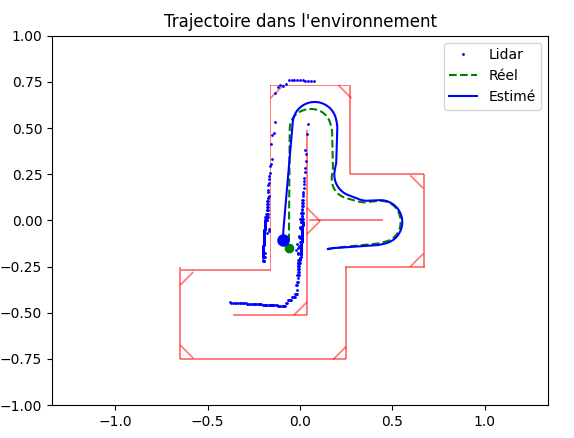

This chart was generated by the following Python code:
import math
from controller import Supervisor
import matplotlib.pyplot as plt
from matplotlib.patches import Polygon
import numpy as np

def multmatr(X, Y, T):
    res = []
    res.append(X[0]*Y[0] + X[3]*Y[1] + X[6]*Y[2] + T[0])
    res.append(X[1]*Y[0] + X[4]*Y[1] + X[7]*Y[2] + T[1])
    res.append(X[2]*Y[0] + X[5]*Y[1] + X[8]*Y[2] + T[2])
    return res



def get_rotated_rect_corners(center_pos, size, angle_rad):
    cx, cy = center_pos
    w, h = size[0] / 2.0, size[1] / 2.0 # Demi-largeur et demi-hauteur

    #calcul des coins des murs par rapport aux coordonnées et tailles
    corners_local = np.array([[-w, -h], [w, -h], [w, h], [-w, h]])

    #position
    c, s = np.cos(angle_rad), np.sin(angle_rad)
    rot_matrix = np.array([[c, -s], [s, c]])

    #appliquer la matrice de rotation sur les coins
    rotated_corners = corners_local.dot(rot_matrix.T)

    #ajout du centre
    final_corners = rotated_corners + np.array([cx, cy])
    return final_corners

def indxtMean(index,arrays):
    indxSum = np.array([0.0, 0.0 ,0.0])
    for i in range(np.size(index,0)):
        indxSum = np.add(indxSum, np.array(arrays[index[i]]), out = indxSum ,casting = 'unsafe')
    return indxSum/np.size(index,0)

def ICPSVD(fixedX,fixedY,movingX,movingY):
    #https://fr.wikipedia.org/wiki/Iterative_Closest_Point
    #d'après wikipédia
    reqR = np.identity(3) #matrice identité de rotation
    reqT = [0.0, 0.0, 0.0] #matrice nulle de translation
    fixedt = []
    movingt = []

    #nuage fixe
    for i in range(len(fixedX)):
        fixedt.append([fixedX[i], fixedY[i], 0])

    #nuage calculé
    for i in range(len(movingX)):
        movingt.append([movingX[i], movingY[i], 0])

    #1 - sélection des points dans les nuages de départ
    moving = np.asarray(movingt)
    fixed = np.asarray(fixedt)

    #2- mise en correspondance (voisin proche)
    n = np.size(moving,0)
    TREE = KDTree(fixed)

    #mise en correspondance
    for i in range(10):
        #3- pondération des paires de points
        distance, index = TREE.query(moving)
        #4 - rejet (absent ici, tous les points sont comptés)
        #5 - critère de distance (erreur quadrttique)
        err = np.mean(distance**2)

        #centroides
        com = np.mean(moving,0) #nuage calculé
        cof = indxtMean(index,fixed) #nuage fixe

        #6 - Minimisation du critère de distance
        W = np.dot(np.transpose(moving),indxtfixed(index,fixed)) - n*np.outer(com,cof)
        #valeur singulières SVD
        #https://en.wikipedia.org/wiki/Kabsch_algorithm
        # -> calculer la matrice de rotation optimale.
        U , _ , V = np.linalg.svd(W, full_matrices = False)
        tempR = np.dot(V.T,U.T) #rotation locale
        tempT = cof - np.dot(tempR,com) #translation locale (centroide fixe - rotation * centroide calculé)
        
        #maj avec la transformée
        moving = (tempR.dot(moving.T)).T #rotation
        moving = np.add(moving,tempT) #translation
        reqR=np.dot(tempR,reqR)
        reqT = np.add(np.dot(tempR,reqT),tempT)
    
    return reqR, reqT, moving

def indxtfixed(index,arrays):
    T = []
    for i in index:
        T.append(arrays[i])
    return np.asanyarray(T)

def get_rotated_rect_corners(center_pos, size, angle_rad):
    cx, cy = center_pos
    w, h = size[0] / 2.0, size[1] / 2.0 # Demi-largeur et demi-hauteur

    #calcul des coins des murs par rapport aux coordonnées et tailles
    corners_local = np.array([[-w, -h], [w, -h], [w, h], [-w, h]])

    #position
    c, s = np.cos(angle_rad), np.sin(angle_rad)
    rot_matrix = np.array([[c, -s], [s, c]])

    #appliquer la matrice de rotation sur les coins
    rotated_corners = corners_local.dot(rot_matrix.T)

    #ajout du centre
    final_corners = rotated_corners + np.array([cx, cy])
    return final_corners

walls_config = [

    {'pos': (-0.16, 0.23), 'size': (0.01, 1.0), 'angle': 0.0},
    {'pos': (0.05, 0.73), 'size': (0.43, 0.01), 'angle': 0.0},
    {'pos': (0.25, 0.0), 'size': (0.4, 0.01), 'angle': 0.0},
    {'pos': (0.0732246, -0.0387871), 'size': (0.1, 0.01), 'angle': 0.785398},
    {'pos': (0.631834, -0.215563), 'size': (0.1, 0.01), 'angle': 0.785398},
    {'pos': (0.0732248, 0.0319252), 'size': (0.1, 0.01), 'angle': 2.35619},
    {'pos': (0.631834, 0.2087), 'size': (0.1, 0.01), 'angle': 2.35619},
    {'pos': (0.242929, 0.696599), 'size': (0.1, 0.01), 'angle': 2.35619},
    {'pos': (-0.124765, 0.696599), 'size': (0.1, 0.01), 'angle': 0.785398},
    {'pos': (0.214645, -0.717604), 'size': (0.1, 0.01), 'angle': -2.356195},
    {'pos': (0.00251402, -0.47719), 'size': (0.1, 0.01), 'angle': -2.356195},
    {'pos': (-0.612664, -0.314557), 'size': (0.1, 0.01), 'angle': -2.356195},
    {'pos': (-0.612664, -0.710533), 'size': (0.1, 0.01), 'angle': 2.35619},
    {'pos': (-0.4, -0.27), 'size': (0.49, 0.01), 'angle': 0.0},
    {'pos': (-0.16, -0.51), 'size': (0.4, 0.01), 'angle': 0.0},
    {'pos': (0.46, -0.25), 'size': (0.43, 0.01), 'angle': 0.0},
    {'pos': (-0.2, -0.75), 'size': (0.9, 0.01), 'angle': 0.0},
    {'pos': (0.47, 0.25), 'size': (0.4, 0.01), 'angle': 0.0},
    {'pos': (0.04, -0.01), 'size': (0.01, 1.0), 'angle': 0.0},
    {'pos': (0.25, -0.5), 'size': (0.01, 0.5), 'angle': 0.0},
    {'pos': (-0.65, -0.5), 'size': (0.01, 0.5), 'angle': 0.0},
    {'pos': (0.27, 0.49), 'size': (0.01, 0.48), 'angle': 0.0},
    {'pos': (0.67, 0.0), 'size': (0.01, 0.5), 'angle': 0.0}
]



robot = Supervisor()
robot_node = robot.getFromDef("Thymio")


# LIDAR
lidar = robot.getDevice('lidar')
lidar.enable(int(robot.getBasicTimeStep()))
lidar.enablePointCloud()


#paramètres physique
timestep = int(robot.getBasicTimeStep())
delta_t = timestep / 1000.0 #en secondes
e = 0.054
r = 0.021


#variables d'état
x = 0.151758
y = -0.154528
theta = -2.615814835873021
robot_speed = 0
rotation_speed = 2

keyboard = robot.getKeyboard()
keyboard.enable(timestep)

#Listes pour stocker le temps et l'orientation réelle
list_time = []
list_real_theta = []
list_pos_theta = []
start_time = robot.getTime()

#historiques pour les graphiques
list_pos_x, list_pos_y, list_pos_theta = [], [], []
list_real_x, list_real_y, list_real_theta = [], [], []
list_time = []
start_time = robot.getTime()

#moteurs
motor_left = robot.getDevice("motor.left")
motor_right = robot.getDevice("motor.right")
motor_left.setPosition(float('inf'))
motor_right.setPosition(float('inf'))  

#init plot
plt.ion()    
plot_counter = 0

while (robot.step(timestep) != -1):
    #recuperation données
    real_pos = robot_node.getPosition()
    matrix = robot_node.getOrientation()
    real_theta = math.atan2(matrix[3], matrix[0])

    #LIDAR
    point_cloud = lidar.getRangeImage()

    lidar_points_x = []
    lidar_points_y = []
    fov = lidar.getFov()
    angle_lidar = fov/2
    angle_increment = fov / lidar.getHorizontalResolution()


    for i in point_cloud:

        if not math.isinf(i):

            global_angle = theta + angle_lidar
            p_x = x + i * math.cos(global_angle)
            p_y = y + i * math.sin(global_angle)
            
            lidar_points_x.append(p_x)
            lidar_points_y.append(p_y)

        angle_lidar -= angle_increment

    #real values
    list_real_x.append(real_pos[0])
    list_real_y.append(real_pos[1])
    list_real_theta.append(real_theta)

    #estimated values
    list_pos_x.append(x)
    list_pos_y.append(y)
    list_pos_theta.append(theta)
    list_time.append(robot.getTime() - start_time)

    command = keyboard.getKey()

    #Odométrie
    #calcul vitesse roues
    v_l = motor_left.getVelocity()
    v_r = motor_right.getVelocity()

    #delta de distance de roues
    delta_l = v_l * r * delta_t
    delta_r = v_r * r * delta_t

    #modèle holonome
    delta_s = (delta_r + delta_l) / 2.0
    delta_theta = (delta_l - delta_r) / (2.0 * e)

    #estimation de la position avec les delta
    x = x + delta_s * math.cos(theta + delta_theta / 2.0)
    y = y + delta_s * math.sin(theta + delta_theta / 2.0)
    theta = theta - delta_theta

    #affichage état robot
    print(chr(27) + "[2J")
    print(f"x : {x}cm / y: {y}cm")
    print(f"left motor speed :{v_l}")
    print(f"right motor speed :{v_r}")
    #print(command)
    print(f"forward command speed: {robot_speed}")


    #application de la commande
    left_speed = robot_speed
    right_speed = robot_speed

    #controle clavier

    if command == keyboard.UP:
        robot_speed += 0.2
        if robot_speed > 6: robot_speed = 6

    elif command == keyboard.DOWN:
        robot_speed -= 0.2
        if robot_speed < -6: robot_speed = -6

    elif command == keyboard.LEFT:
        left_speed = robot_speed - rotation_speed
        right_speed = robot_speed + rotation_speed

    elif command == keyboard.RIGHT:
        left_speed = robot_speed + rotation_speed
        right_speed = robot_speed - rotation_speed

    elif command == 83: #S
        robot_speed = 0
        left_speed = 0
        right_speed = 0


    motor_left.setVelocity(left_speed)
    motor_right.setVelocity(right_speed)

    #affichage plot toutes les 20 itérations
    plot_counter += 1
    if plot_counter % 20 == 0:

        # --- FIGURE 1 : Carte du labyrinthe (Trajectoire XY) ---
        plt.figure(1)
        plt.clf()
        ax = plt.gca()

        # Dessin des murs
        for wall in walls_config:

            corners = get_rotated_rect_corners(wall['pos'], wall['size'], wall['angle'])
            ax.add_patch(Polygon(corners, closed=True, facecolor='red', alpha=0.5))

        plt.plot(lidar_points_x, lidar_points_y, 'b.', markersize=2, label='Lidar')
        plt.plot(list_real_x, list_real_y, 'g--', label='Réel') # Trajectoire réelle
        plt.plot(list_pos_x, list_pos_y, 'b-', label='Estimé') # Trajectoire mesurée
        plt.plot(real_pos[0], real_pos[1], 'go') # Position réelle actuelle
        plt.plot(x, y, 'bo', markersize=8)       # Position estimée actuelle

        plt.axis('equal')
        plt.xlim(-1.0, 1.0)
        plt.ylim(-1.0, 1.0)
        plt.legend()
        plt.title("Trajectoire dans l'environnement")

        # --- FIGURE 2 : Évolution temporelle (Subplots) ---
        plt.figure(2)
        plt.clf()

        # Subplot X
        plt.subplot(3, 1, 1)
        plt.plot(list_time, list_real_x, 'g', label='Réel')
        plt.plot(list_time, list_pos_x, 'b--', label='Estimé')
        plt.ylabel('X (m)')
        plt.legend()

        # Subplot Y (ou Z selon votre modèle)
        plt.subplot(3, 1, 2)
        plt.plot(list_time, list_real_y, 'g')
        plt.plot(list_time, list_pos_y, 'b--')
        plt.ylabel('Y (m)')

        # Subplot Theta
        plt.subplot(3, 1, 3)
        plt.plot(list_time, list_real_theta, 'g')
        plt.plot(list_time, list_pos_theta, 'b--')
        plt.ylabel('Theta (rad)')
        plt.xlabel('Temps (s)')

        plt.pause(0.01)
        plt.draw()
